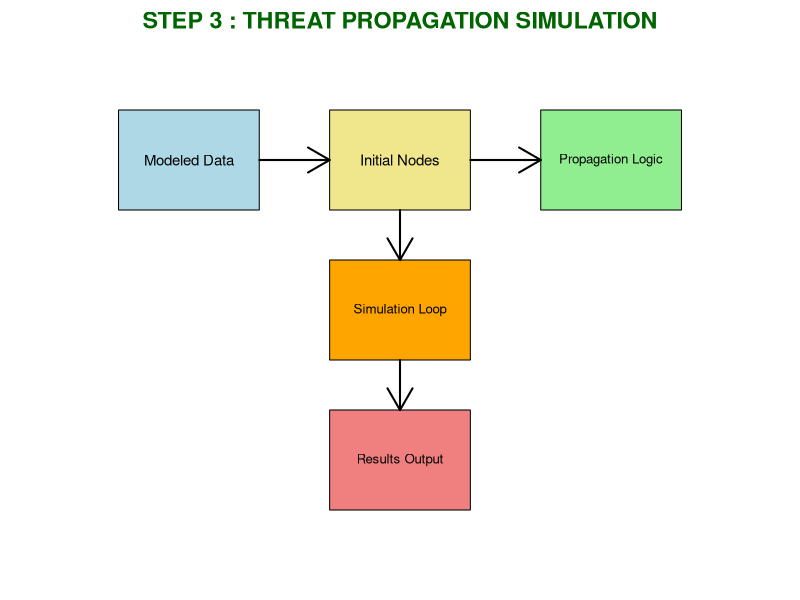

This chart was generated by the following R code:
############################################################
# STEP 3 : THREAT PROPAGATION SIMULATION (ABM STYLE)
############################################################

rm(list = ls())

############################################################
# 1. LOAD MODELED DATA
############################################################

data <- read.csv("modeled_threat_data.csv")

############################################################
# 2. INITIALIZE SIMULATION
############################################################

set.seed(123)

iterations <- 20   # time steps

# Select 50 random starting threats
active_nodes <- sample(1:nrow(data), 50)

spread_count <- numeric(iterations)

############################################################
# 3. SIMULATION LOOP (PROPAGATION LOGIC)
############################################################

for(t in 1:iterations){
  
  new_nodes <- c()
  
  for(node in active_nodes){
    
    prob <- data$Propagation_Score[node]
    
    # Spread probability
    if(runif(1) < prob){
      
      # Spread to 1–3 new nodes
      targets <- sample(1:nrow(data), sample(1:3,1))
      
      new_nodes <- c(new_nodes, targets)
    }
  }
  
  # Update active nodes
  active_nodes <- unique(c(active_nodes, new_nodes))
  
  # Store spread size
  spread_count[t] <- length(active_nodes)
}

############################################################
# 4. SAVE SIMULATION RESULTS
############################################################

sim_data <- data.frame(
  Time = 1:iterations,
  Active_Threats = spread_count
)

write.csv(sim_data, "simulation_results.csv", row.names=FALSE)

############################################################
# 5. CONSOLE OUTPUT
############################################################

cat("\n==============================\n")
cat("STEP 3 COMPLETED\n")
cat("==============================\n")

cat("\nFinal Active Threats:", tail(spread_count,1), "\n")

cat("\nSpread Over Time:\n")
print(sim_data)

############################################################
# 6. CREATE FOLDER
############################################################

if(!dir.exists("Step3_Plots")){
  dir.create("Step3_Plots")
}

############################################################
# 7. SAVE GRAPHS
############################################################

# LINE GRAPH (SPREAD)
png("Step3_Plots/spread_line.png",1200,800)

plot(sim_data$Time,
     sim_data$Active_Threats,
     type="o",
     col="red",
     lwd=3,
     main="Threat Propagation Over Time",
     xlab="Time",
     ylab="Active Threats")

dev.off()

# BAR GRAPH
png("Step3_Plots/spread_bar.png",1200,800)

barplot(sim_data$Active_Threats,
        col="blue",
        main="Threat Spread Per Iteration")

dev.off()

############################################################
# 8. ARCHITECTURE (PLOTS PANEL)
############################################################

par(mar=c(1,1,2,1))
plot(0,0,type="n",xlim=c(0,10),ylim=c(0,10),
     axes=FALSE,xlab="",ylab="")

# BOXES
rect(1,7,3,9,col="lightblue")
rect(4,7,6,9,col="khaki")
rect(7,7,9,9,col="lightgreen")
rect(4,4,6,6,col="orange")
rect(4,1,6,3,col="lightcoral")

# TEXT
text(2,8,"Modeled Data",cex=0.9)
text(5,8,"Initial Nodes",cex=0.9)
text(8,8,"Propagation Logic",cex=0.8)
text(5,5,"Simulation Loop",cex=0.8)
text(5,2,"Results Output",cex=0.8)

# ARROWS
arrows(3,8,4,8,lwd=2)
arrows(6,8,7,8,lwd=2)
arrows(5,7,5,6,lwd=2)
arrows(5,4,5,3,lwd=2)

# TITLE
title("STEP 3 : THREAT PROPAGATION SIMULATION",
      col.main="darkgreen",cex.main=1.4)

############################################################
# FINAL MESSAGE
############################################################

cat("\nSimulation file saved: simulation_results.csv\n")
cat("\nGraphs saved in Step3_Plots folder\n")
cat("\nArchitecture shown in Plots panel\n")
